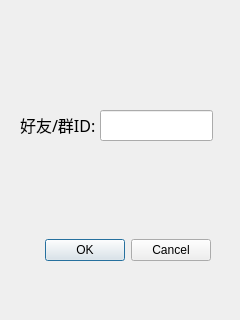
<?xml version="1.0" encoding="UTF-8"?>
<ui version="4.0">
 <class>add_target_id</class>
 <widget class="QDialog" name="add_target_id">
  <property name="geometry">
   <rect>
    <x>0</x>
    <y>0</y>
    <width>240</width>
    <height>320</height>
   </rect>
  </property>
  <property name="windowTitle">
   <string>Dialog</string>
  </property>
  <widget class="QDialogButtonBox" name="add_id">
   <property name="geometry">
    <rect>
     <x>-10</x>
     <y>230</y>
     <width>221</width>
     <height>41</height>
    </rect>
   </property>
   <property name="orientation">
    <enum>Qt::Horizontal</enum>
   </property>
   <property name="standardButtons">
    <set>QDialogButtonBox::Cancel|QDialogButtonBox::Ok</set>
   </property>
  </widget>
  <widget class="QLineEdit" name="lineEdit">
   <property name="geometry">
    <rect>
     <x>100</x>
     <y>110</y>
     <width>113</width>
     <height>31</height>
    </rect>
   </property>
  </widget>
  <widget class="QLabel" name="label">
   <property name="geometry">
    <rect>
     <x>20</x>
     <y>110</y>
     <width>91</width>
     <height>31</height>
    </rect>
   </property>
   <property name="font">
    <font>
     <family>宋体</family>
     <pointsize>16</pointsize>
     <weight>50</weight>
     <italic>false</italic>
     <bold>false</bold>
    </font>
   </property>
   <property name="styleSheet">
    <string notr="true">font: 16pt &quot;宋体&quot; rgb(0, 0, 0);</string>
   </property>
   <property name="text">
    <string>&lt;html&gt;&lt;head/&gt;&lt;body&gt;&lt;p&gt;&lt;span style=&quot; font-size:12pt;&quot;&gt;好友/群ID:&lt;/span&gt;&lt;/p&gt;&lt;/body&gt;&lt;/html&gt;</string>
   </property>
  </widget>
 </widget>
 <resources/>
 <connections>
  <connection>
   <sender>add_id</sender>
   <signal>accepted()</signal>
   <receiver>add_target_id</receiver>
   <slot>accept()</slot>
   <hints>
    <hint type="sourcelabel">
     <x>248</x>
     <y>254</y>
    </hint>
    <hint type="destinationlabel">
     <x>157</x>
     <y>274</y>
    </hint>
   </hints>
  </connection>
  <connection>
   <sender>add_id</sender>
   <signal>rejected()</signal>
   <receiver>add_target_id</receiver>
   <slot>reject()</slot>
   <hints>
    <hint type="sourcelabel">
     <x>316</x>
     <y>260</y>
    </hint>
    <hint type="destinationlabel">
     <x>286</x>
     <y>274</y>
    </hint>
   </hints>
  </connection>
 </connections>
</ui>
